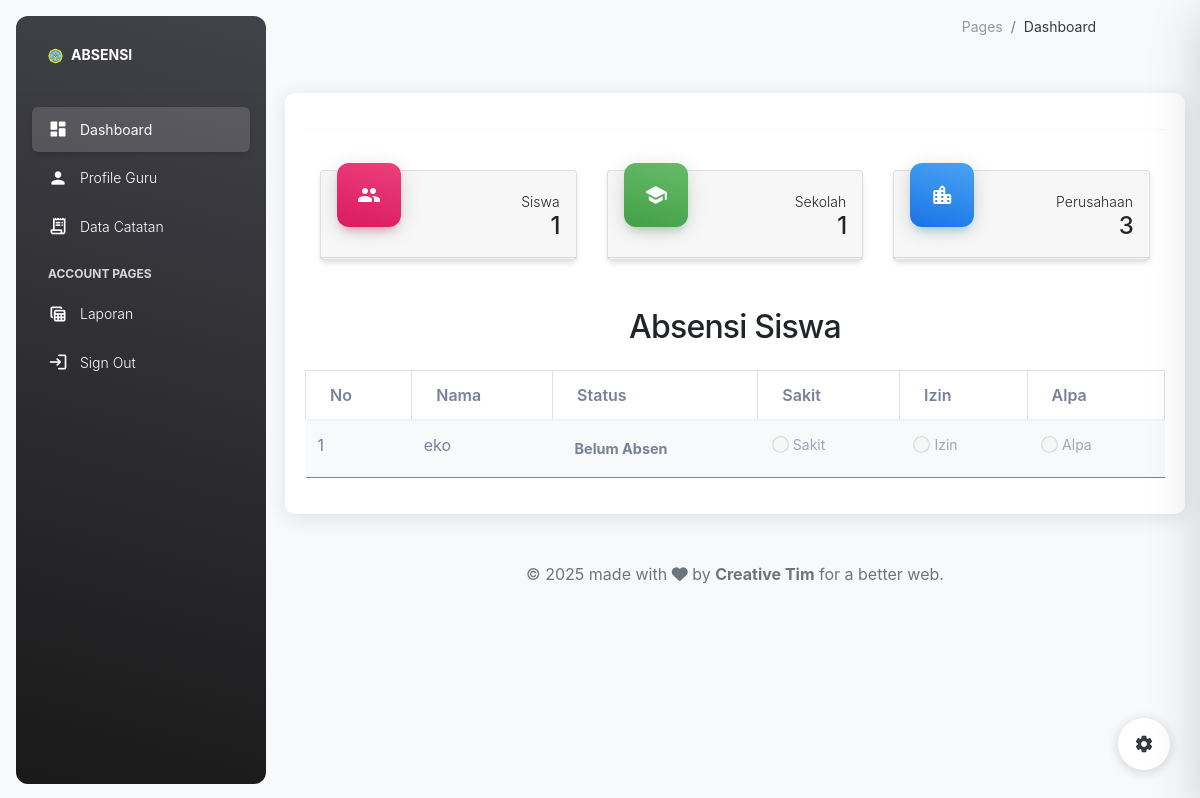
Before: /index.php?page=dashboard_guru&login=berhasil&username=amin (signed in) with the older database file.
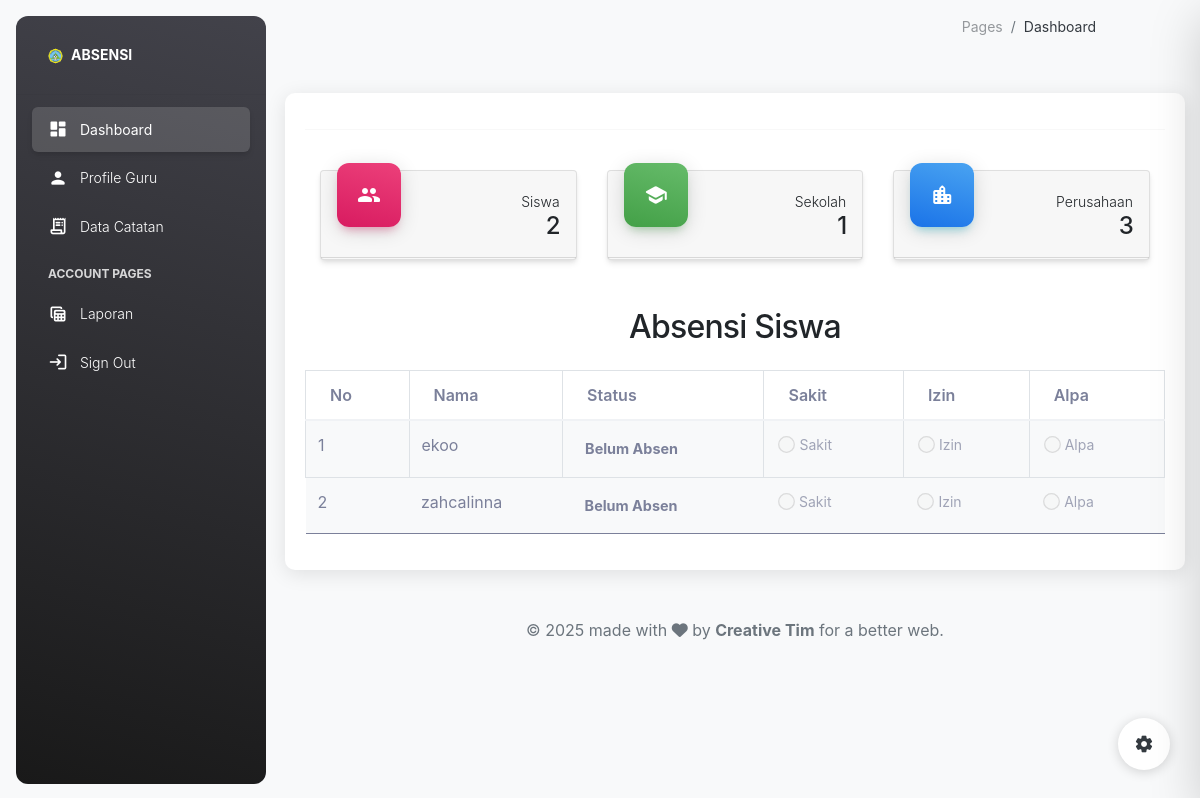
After: the same page with the newer database file.
### tables this page shows
CREATE TABLE `siswa` (
  `id_siswa` int(11) NOT NULL,
  `nis` varchar(15) NOT NULL,
  `nisn` varchar(15) NOT NULL,
  `nama_siswa` varchar(50) NOT NULL,
  `no_wa` varchar(20) NOT NULL,
  `kelas` varchar(10) NOT NULL,
  `pro_keahlian` varchar(20) NOT NULL,
  `TTL` varchar(100) NOT NULL,
  `id_sekolah` int(11) NOT NULL,
  `id_perusahaan` int(11) NOT NULL,
  `tanggal_mulai` date NOT NULL,
  `tanggal_selesai` date NOT NULL,
  `id_pembimbing` int(11) NOT NULL,
  `id_guru` int(11) NOT NULL,
  `username` varchar(20) NOT NULL,
  `password` varchar(20) NOT NULL
);

### pages/guru/dashboard_guru.php (the view, shortened to what this page needs)
<?php
include "koneksi.php";
$id_guru = $_SESSION['id_guru'];
$getGuru = mysqli_query($coneksi, "SELECT id_sekolah, nama_guru FROM guru WHERE id_guru = '$id_guru'") or die(mysqli_error($coneksi));
$dataGuru = mysqli_fetch_assoc($getGuru);
$id_sekolah = $dataGuru['id_sekolah'];
$query_siswa = mysqli_query($coneksi, "SELECT * FROM siswa WHERE id_sekolah = '$id_sekolah' ORDER BY id_siswa ASC") or die(mysqli_error($coneksi));
$query_sekolah = mysqli_query($coneksi, "SELECT * FROM sekolah WHERE id_sekolah = '$id_sekolah' LIMIT 1") or die(mysqli_error($coneksi));
$query_perusahaan = mysqli_query($coneksi, "SELECT * FROM perusahaan ORDER BY id_perusahaan ASC") or die(mysqli_error($coneksi));
$jumlah_siswa = mysqli_num_rows($query_siswa);
$jumlah_sekolah = mysqli_num_rows($query_sekolah);
$jumlah_perusahaan = mysqli_num_rows($query_perusahaan);
?>
<!DOCTYPE html>
<html lang="en">
<head>
  <link rel="stylesheet" href="https://stackpath.bootstrapcdn.com/bootstrap/4.1.3/css/bootstrap.min.css">
  <link rel="stylesheet" href="https://cdn.jsdelivr.net/npm/sweetalert2@11/dist/sweetalert2.min.css">
</head>
<body>
  <div class="container" style="margin-top: 20px">
    <hr>
    <div class="container-fluid py-4">
      <div class="row">
        <div class="col-xl-4 col-sm-6 mb-xl-0 mb-4">
          <div class="card">
            <div class="card-header p-3 pt-2">
              <div class="icon icon-lg icon-shape bg-gradient-primary shadow-primary text-center border-radius-xl mt-n4 position-absolute">
                <i class="material-icons opacity-10">group</i>
              </div>
              <div class="text-end pt-1">
                <p class="text-sm mb-0 text-capitalize">Siswa</p>
                <h4 class="mb-0"><?php echo $jumlah_siswa; ?></h4>
              </div>
            </div>
            <hr class="dark horizontal my-0">
          </div>
        </div>
        <div class="col-xl-4 col-sm-6 mb-xl-0 mb-4">
          <div class="card">
            <div class="card-header p-3 pt-2">
              <div class="icon icon-lg icon-shape bg-gradient-success shadow-success text-center border-radius-xl mt-n4 position-absolute">
                <i class="material-icons opacity-10">school</i>
              </div>
              <div class="text-end pt-1">
                <p class="text-sm mb-0 text-capitalize">Sekolah</p>
                <h4 class="mb-0"><?php echo $jumlah_sekolah; ?></h4>
              </div>
            </div>
            <hr class="dark horizontal my-0">
          </div>
        </div>
        <div class="col-xl-4 col-sm-6">
          <div class="card">
            <div class="card-header p-3 pt-2">
              <div class="icon icon-lg icon-shape bg-gradient-info shadow-info text-center border-radius-xl mt-n4 position-absolute">
                <i class="material-icons opacity-10">location_city</i>
              </div>
              <div class="text-end pt-1">
                <p class="text-sm mb-0 text-capitalize">Perusahaan</p>
                <h4 class="mb-0"><?php echo $jumlah_perusahaan; ?></h4>
              </div>
            </div>
            <hr class="dark horizontal my-0">
          </div>
        </div>
      </div>
    </div>
    <h2 class="text-center my-4">Absensi Siswa</h2>
    <div class="table-responsive d-none d-md-block">
      <table class="table table-bordered">
        <thead>
          <tr>
            <th>No</th>
            <th>Nama</th>
            <th>Status</th>
            <th>Sakit</th>
            <th>Izin</th>
            <th>Alpa</th>
          </tr>
        </thead>
        <tbody>
          <?php
          $dataSiswa = mysqli_query($coneksi, "SELECT * FROM siswa WHERE id_sekolah = '$id_sekolah' ORDER BY id_siswa ASC") or die(mysqli_error($coneksi));
          $index = 1;
          while ($siswa = mysqli_fetch_assoc($dataSiswa)) {
            $keterangan = '-';
            $isReadOnly = true;
            $badgeClass = '';
            $statusText = 'Belum Absen';
            echo '
              <tr class="' . ($isReadOnly ? 'readonly' : '') . '">
                  <td>' . $index . '</td>
                  <td>' . htmlspecialchars($siswa['nama_siswa']) . '</td>
                  <td><span class="badge-status ' . $badgeClass . '">' . $statusText . '</span></td>
                  <td>
                      <label class="radio-label disabled">
                        <input type="radio" id="Sakit_' . $siswa['id_siswa'] . '" name="absen_' . $siswa['id_siswa'] . '" value="sakit" ' . ($keterangan === 'sakit' ? 'checked' : '') . ' disabled>
                        <span>Sakit</span>
                      </label>
                  </td>
                  <td>
                      <label class="radio-label disabled">
                        <input type="radio" id="Izin_' . $siswa['id_siswa'] . '" name="absen_' . $siswa['id_siswa'] . '" value="izin" ' . ($keterangan === 'izin' ? 'checked' : '') . ' disabled>
                        <span>Izin</span>
                      </label>
                  </td>
                  <td>
                      <label class="radio-label disabled">
                        <input type="radio" id="Alpa_' . $siswa['id_siswa'] . '" name="absen_' . $siswa['id_siswa'] . '" value="alpa" ' . ($keterangan === 'alpa' ? 'checked' : '') . ' disabled>
                        <span>Alpa</span>
                      </label>
                  </td>
              </tr>
            ';
            $index++;
          }
          ?>
        </tbody>
      </table>
    </div>
  </div>
</body>
</html>

### index.php (shortened to what this page needs)
<!DOCTYPE html>
<html lang="en">
<head>
  <link href="./assets/css/nucleo-icons.css" rel="stylesheet" />
  <link href="./assets/css/nucleo-svg.css" rel="stylesheet" />
  <link id="pagestyle" href="./assets/css/material-dashboard.css?v=3.1.0" rel="stylesheet" />
</head>
<?php
  if ($_SESSION['level'] == "admin") {
  include "pages/sidebar.php";
} elseif ($_SESSION['level'] == "siswa") {
  include "pages/sidebar_siswa.php";
} elseif ($_SESSION['level'] == "guru") {
  include "pages/sidebar_guru.php";
} elseif ($_SESSION['level'] == "pembimbing") {
  include "pages/sidebar_pembimbing.php";
}
?>
<body class="g-sidenav-show  bg-gray-100">
  <main class="main-content border-radius-lg ">
    <?php include "pages/nevbar.php"; ?>
    <div class="container-fluid py-4">
      <?php include "pages/konten.php"; ?>
    </div>
    <?php include "pages/footer.php"; ?>
  </main>
  <div class="fixed-plugin">
    <a class="fixed-plugin-button text-dark position-fixed px-3 py-2">
      <i class="material-icons py-2">settings</i>
    </a>
  </div>
</body>
</html>

### pages/sidebar_guru.php (shortened to what this page needs)
<aside class="sidenav navbar navbar-vertical navbar-expand-xs border-0 border-radius-xl my-3 fixed-start ms-3 bg-gradient-dark" id="sidenav-main">
  <div class="sidenav-header">
    <a class="navbar-brand m-0" href="index.php?page=dashboard_guru">
      <img src="assets/img/LOGOSMK-removebg-preview.png" class="navbar-brand-img h-100" alt="main_logo">
      <span class="ms-1 font-weight-bold text-white">ABSENSI</span>
    </a>
  </div>
  <hr class="horizontal light mt-0 mb-2">
  <div class="collapse navbar-collapse w-auto" id="sidenav-collapse-main">
    <ul class="navbar-nav">
      <li class="nav-item">
        <a class="nav-link text-white <?php echo ($_GET['page'] == 'dashboard_guru') ? 'active' : ''; ?>" href="index.php?page=dashboard_guru">
          <div class="text-white text-center me-2 d-flex align-items-center justify-content-center">
            <i class="material-icons opacity-10">dashboard</i>
          </div>
          <span class="nav-link-text ms-1">Dashboard</span>
        </a>
      </li>
      <li class="nav-item">
        <a class="nav-link text-white <?php echo (strpos($_GET['page'], 'editguru') !== false) ? 'active' : ''; ?>" href="index.php?page=editguru&id_guru=<?php echo $_SESSION['id_guru'] ?>">
          <div class="text-white text-center me-2 d-flex align-items-center justify-content-center">
            <i class="material-icons opacity-10">person</i>
          </div>
          <span class="nav-link-text ms-1">Profile Guru</span>
        </a>
      </li>
      <li class="nav-item">
        <a class="nav-link text-white <?php echo (strpos($_GET['page'], 'catatan') !== false) ? 'active' : ''; ?>" href="index.php?page=catatan">
          <div class="text-white text-center me-2 d-flex align-items-center justify-content-center">
            <i class="material-icons opacity-10">receipt_long</i>
          </div>
          <span class="nav-link-text ms-1">Data Catatan</span>
        </a>
      </li>
      <li class="nav-item mt-3">
        <h6 class="ps-4 ms-2 text-uppercase text-xs text-white font-weight-bolder opacity-8">Account pages</h6>
      </li>
      <li class="nav-item">
        <a class="nav-link text-white <?php echo ($_GET['page'] == 'laporan1') ? 'active' : ''; ?>" href="index.php?page=laporan1">
          <div class="text-white text-center me-2 d-flex align-items-center justify-content-center">
            <i class="material-icons opacity-10">table_view</i>
          </div>
          <span class="nav-link-text ms-1">Laporan</span>
        </a>
      </li>
      <li class="nav-item">
        <a class="nav-link text-white" href="./pages/sign-up_aksi.php">
          <div class="text-white text-center me-2 d-flex align-items-center justify-content-center">
            <i class="material-icons opacity-10">login</i>
          </div>
          <span class="nav-link-text ms-1">Sign Out</span>
        </a>
      </li>
    </ul>
  </div>
</aside>

### pages/nevbar.php
<nav class="navbar navbar-main navbar-expand-lg px-0 mx-4 shadow-none border-radius-xl" id="navbarBlur" data-scroll="true">
  <div class="container-fluid py-1 px-3 d-flex justify-content-end">
    <nav aria-label="breadcrumb" class="text-end">
      <ol class="breadcrumb bg-transparent mb-0 pb-0 pt-1 px-0 me-sm-6 me-5 justify-content-end">
        <li class="breadcrumb-item text-sm"><a class="opacity-5 text-dark" href="javascript:;">Pages</a></li>
        <li class="breadcrumb-item text-sm text-dark active" aria-current="page">Dashboard</li>
      </ol>
    </nav>
  </div>
</nav>

### pages/konten.php (shortened to what this page needs)
<div class="konten">
                    <?php
                    if (isset($_GET['page'])) {
                        $page = $_GET['page'];
                        switch ($page) {
                            case 'dashboard_guru':
                                    include "pages/guru/dashboard_guru.php";
                                break;
                        }
                    }
                    ?>
                </div>

### pages/footer.php
<footer class="footer py-4">
  <div class="container-fluid">
    <div class="row justify-content-center">
      <div class="col-auto">
        <div class="copyright text-center text-muted">
          © <script>document.write(new Date().getFullYear())</script>
          made with <i class="fa fa-heart"></i> by
          <a class="font-weight-bold" target="_blank">Creative Tim</a>
          for a better web.
        </div>
      </div>
    </div>
  </div>
</footer>

### assets/css/nucleo-svg.css (style rules this page uses)
.icon { display: inline-block; color: #111111; height: 1em; width: 1em; }
.icon-lg { height: 1.6em; width: 1.6em; }
.icon { fill: currentColor; stroke: none; }

### pages/sidebar_guru.php (style rules this page uses)
#sidenav-main { width: 260px; }
@media (min-width: 992px) { .main-content { margin-left: 270px; transition: margin-left 0.3s ease; } }

### pages/guru/dashboard_guru.php (style rules this page uses)
.readonly { background-color: #f8f9fa; }
.container { margin-top: 20px; background-color: #ffffff; border-radius: 10px; padding: 20px; box-shadow: 0 4px 20px rgba(0, 0, 0, 0.1); }
input[type="radio"] { transform: scale(1.3); margin-right: 6px; }
.badge-status { padding: 5px 10px; border-radius: 20px; font-size: 0.9em; font-weight: bold; display: inline-block; text-align: center; min-width: 70px; }
.radio-label { display: inline-flex; align-items: center; margin-right: 15px; cursor: pointer; }
.radio-label.disabled { opacity: 0.7; cursor: not-allowed; }

Changed rows visible on the page:
changed siswa: nama_siswa "eko" → "ekoo"
added siswa: nama_siswa "zahcalinna", statusText "Belum Absen", id_siswa "☐ Sakit", id_siswa "☐ Izin", id_siswa "☐ Alpa"
Other visible differences:
$jumlah_siswa: "1" → "2"
